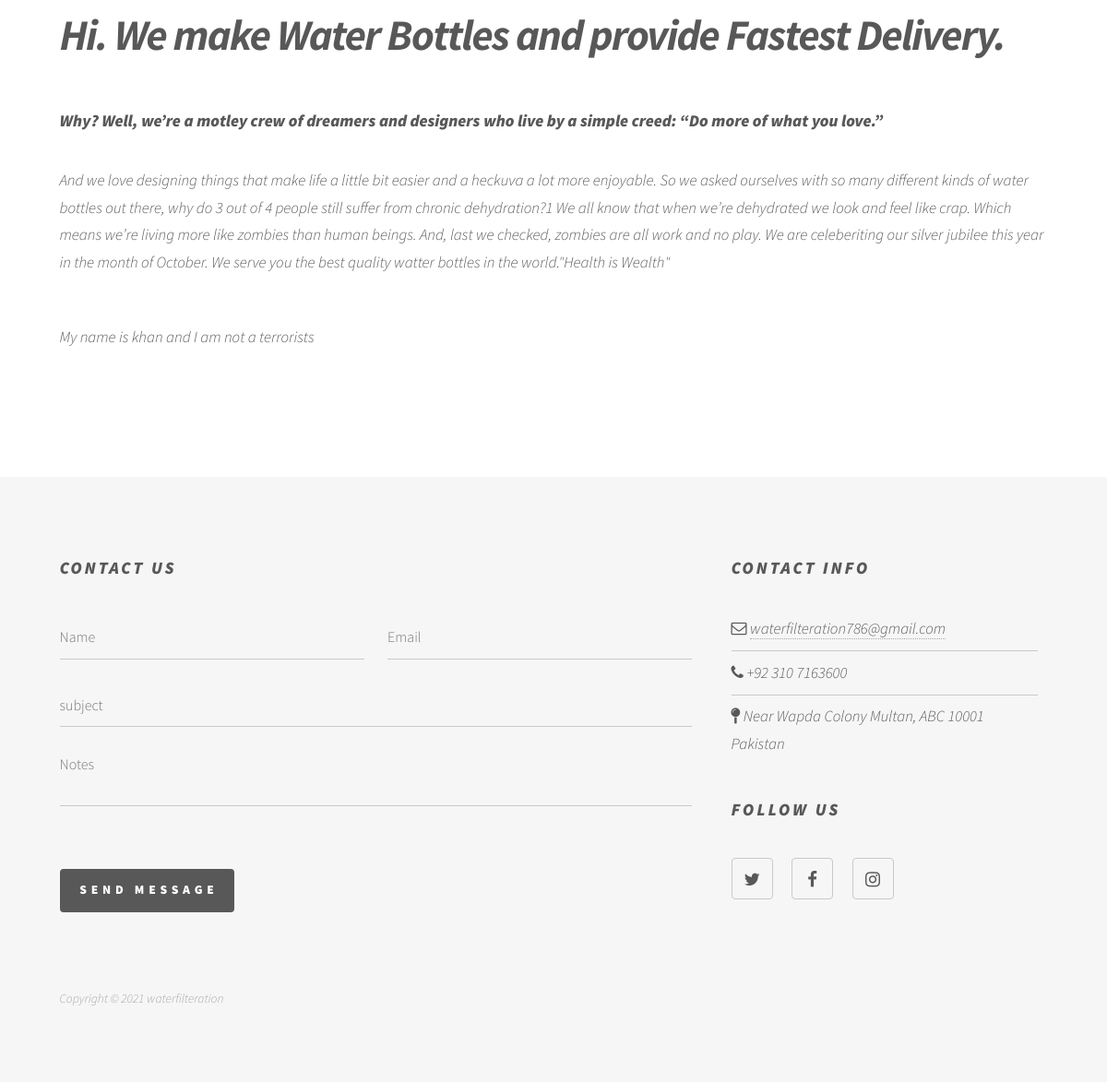
/about.html/ (lower part), run on an earlier commit of the app's database.
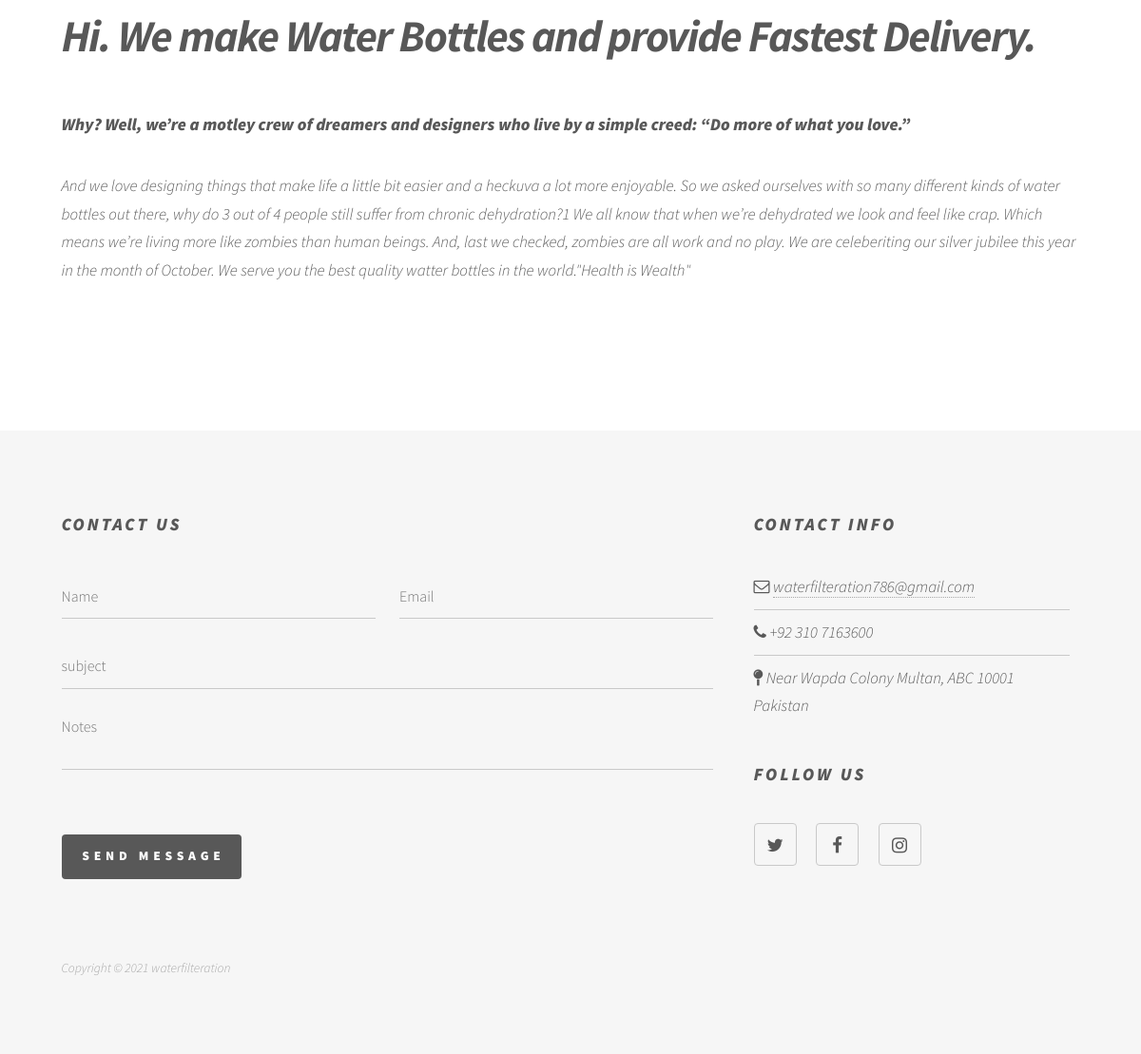
And on a later commit of the database.
### accounts/models.py (models this page shows)
class about_page(models.Model):
    about_para1=models.CharField(max_length=150)

### accounts/views.py (the view)
# urls.py: path('about.html/',views.about, name=("about")),
def about(request):
	temp=about_page.objects.all()
	return render (request, 'accounts/about.html',{'about':temp})

### accounts/templates/accounts/about.html (shortened to what this page needs)
{% load static %}
<!DOCTYPE HTML>
<html>
	<head>
		<link rel="stylesheet" href="{% static 'accounts/bootstrap/css/bootstrap.min.css' %}" />
		<link rel="stylesheet" href="{% static 'accounts/css/main.css' %}" />
	</head>
	<body class="is-preload">
			<div id="wrapper">
					<div id="main">
						<div class="inner">
								<div class="image main">
									<br>
									<h1>Hi. We make Water Bottles and provide Fastest Delivery.</h1>
									<p> <b><font size="+1">Why? Well, we’re a motley crew of dreamers and designers who live by a simple creed: “Do more of what you love.” </font></b> </p>
									<p>And we love designing things that make life a little bit easier and a heckuva a lot more enjoyable. So we asked ourselves with so many different kinds of water bottles out there, why do 3 out of 4 people still suffer from chronic dehydration?1 We all know that when we’re dehydrated we look and feel like crap. Which means we’re living more like zombies than human beings. And, last we checked, zombies are all work and no play. We are celeberiting our silver jubilee this year in the month of October. We serve you the best quality watter bottles in the world."Health is Wealth" </p>
								</div>
							{% for data in about %}
								<p>{{data.about_para1}}</p>
							{% endfor %}
						</div>
					</div>
				<footer id="footer">
					<div class="inner">
						<section>
							<h2>Contact Us</h2>
							<form method="post" action="#">
								<div class="fields">
									<div class="field half">
										<input type="text" name="name" id="name" placeholder="Name" />
									</div>
									<div class="field half">
										<input type="text" name="email" id="email" placeholder="Email" />
									</div>
									<div class="field">
										<input type="text" name="subject" id="subject" placeholder="subject" />
									</div>
									<div class="field">
										<textarea name="message" id="message" rows="3" placeholder="Notes"></textarea>
									</div>
									<div class="field text-right">
										<label>&nbsp;</label>
										<ul class="actions">
											<li><input type="submit" value="Send Message" class="primary" /></li>
										</ul>
									</div>
								</div>
							</form>
						</section>
						<section>
							<h2>Contact Info</h2>
							<ul class="alt">
								<li><span class="fa fa-envelope-o"></span> <a href="mailto:waterfilteration786@gmail.com">waterfilteration786@gmail.com</a></li>
								<li><span class="fa fa-phone"></span> +92 310 7163600 </li>
								<li><span class="fa fa-map-pin"></span> Near Wapda Colony Multan, ABC 10001 Pakistan</li>
							</ul>
							<h2>Follow Us</h2>
							<ul class="icons">
								<li><a href="https://twitter.com/BottleFiltered/media" target="_blank" class="icon style2 fa-twitter"><span class="label">Twitter</span></a></li>
								<li><a href="https://www.facebook.com/groups/125806782969369/?ref=share" target="_blank" class="icon style2 fa-facebook"><span class="label">Facebook</span></a></li>
								<li><a href="https://www.instagram.com/filteredbottles/" target="_blank" class="icon style2 fa-instagram"><span class="label">Instagram</span></a></li>
							</ul>
						</section>
						<ul class="copyright">
							<li>Copyright © 2021 waterfilteration </li>
						</ul>
					</div>
				</footer>
			</div>
	</body>
</html>

What changed in the data, as far as the page shows it:
removed about_page: about_para1 "My name is khan and I am not a terrorists"
